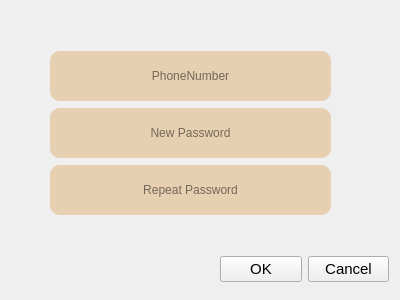
<?xml version="1.0" encoding="UTF-8"?>
<ui version="4.0">
 <class>ForgotPassword</class>
 <widget class="QWidget" name="ForgotPassword">
  <property name="geometry">
   <rect>
    <x>0</x>
    <y>0</y>
    <width>400</width>
    <height>300</height>
   </rect>
  </property>
  <property name="minimumSize">
   <size>
    <width>400</width>
    <height>300</height>
   </size>
  </property>
  <property name="maximumSize">
   <size>
    <width>400</width>
    <height>300</height>
   </size>
  </property>
  <property name="windowTitle">
   <string>Skull King</string>
  </property>
  <property name="windowIcon">
   <iconset resource="pictures.qrc">
    <normaloff>:/new/prefix1/Skull.jpg</normaloff>:/new/prefix1/Skull.jpg</iconset>
  </property>
  <widget class="QLabel" name="label">
   <property name="geometry">
    <rect>
     <x>-10</x>
     <y>0</y>
     <width>421</width>
     <height>311</height>
    </rect>
   </property>
   <property name="styleSheet">
    <string notr="true">border-image: url(:/new/prefix1/oldmap.jpg);</string>
   </property>
   <property name="text">
    <string/>
   </property>
  </widget>
  <widget class="QWidget" name="layoutWidget">
   <property name="geometry">
    <rect>
     <x>50</x>
     <y>50</y>
     <width>281</width>
     <height>166</height>
    </rect>
   </property>
   <layout class="QVBoxLayout" name="verticalLayout">
    <item>
     <widget class="QLineEdit" name="PhoneNum">
      <property name="enabled">
       <bool>true</bool>
      </property>
      <property name="minimumSize">
       <size>
        <width>0</width>
        <height>50</height>
       </size>
      </property>
      <property name="cursor">
       <cursorShape>IBeamCursor</cursorShape>
      </property>
      <property name="mouseTracking">
       <bool>true</bool>
      </property>
      <property name="focusPolicy">
       <enum>Qt::ClickFocus</enum>
      </property>
      <property name="styleSheet">
       <string notr="true">border-radius:10px;
font:  20pt &quot;High Tower Text&quot;;
background-color: rgb(231, 207, 177);</string>
      </property>
      <property name="inputMethodHints">
       <set>Qt::ImhDigitsOnly</set>
      </property>
      <property name="maxLength">
       <number>11</number>
      </property>
      <property name="echoMode">
       <enum>QLineEdit::Normal</enum>
      </property>
      <property name="cursorPosition">
       <number>0</number>
      </property>
      <property name="alignment">
       <set>Qt::AlignCenter</set>
      </property>
      <property name="placeholderText">
       <string>PhoneNumber</string>
      </property>
     </widget>
    </item>
    <item>
     <widget class="QLineEdit" name="NPassword">
      <property name="enabled">
       <bool>true</bool>
      </property>
      <property name="minimumSize">
       <size>
        <width>0</width>
        <height>50</height>
       </size>
      </property>
      <property name="focusPolicy">
       <enum>Qt::ClickFocus</enum>
      </property>
      <property name="styleSheet">
       <string notr="true">border-radius:10px;
font:  20pt &quot;High Tower Text&quot;;
background-color: rgb(231, 207, 177);</string>
      </property>
      <property name="text">
       <string/>
      </property>
      <property name="echoMode">
       <enum>QLineEdit::Password</enum>
      </property>
      <property name="alignment">
       <set>Qt::AlignCenter</set>
      </property>
      <property name="placeholderText">
       <string>New Password</string>
      </property>
     </widget>
    </item>
    <item>
     <widget class="QLineEdit" name="RPassword">
      <property name="minimumSize">
       <size>
        <width>0</width>
        <height>50</height>
       </size>
      </property>
      <property name="focusPolicy">
       <enum>Qt::ClickFocus</enum>
      </property>
      <property name="styleSheet">
       <string notr="true">border-radius:10px;
font:  20pt &quot;High Tower Text&quot;;
background-color: rgb(231, 207, 177);</string>
      </property>
      <property name="echoMode">
       <enum>QLineEdit::Password</enum>
      </property>
      <property name="alignment">
       <set>Qt::AlignCenter</set>
      </property>
      <property name="placeholderText">
       <string>Repeat Password</string>
      </property>
     </widget>
    </item>
   </layout>
  </widget>
  <widget class="QWidget" name="layoutWidget">
   <property name="geometry">
    <rect>
     <x>220</x>
     <y>250</y>
     <width>169</width>
     <height>38</height>
    </rect>
   </property>
   <layout class="QHBoxLayout" name="horizontalLayout">
    <item>
     <widget class="QPushButton" name="pushButton">
      <property name="font">
       <font>
        <pointsize>11</pointsize>
       </font>
      </property>
      <property name="text">
       <string>OK</string>
      </property>
     </widget>
    </item>
    <item>
     <widget class="QPushButton" name="pushButton_2">
      <property name="font">
       <font>
        <pointsize>11</pointsize>
       </font>
      </property>
      <property name="text">
       <string>Cancel</string>
      </property>
     </widget>
    </item>
   </layout>
  </widget>
 </widget>
 <resources>
  <include location="pictures.qrc"/>
 </resources>
 <connections/>
</ui>
